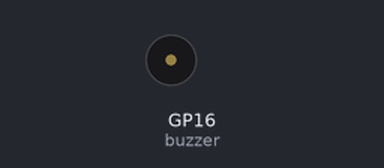
Bench run of a program on a simulated Raspberry Pi Pico running MicroPython. Parts: buzzer (waves = sounding).

Above: at 0.5 s.
At 3.62 s:
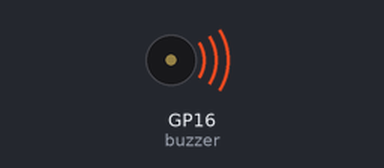
Timing chart, 0 to 4.0 s (numbered marks = the images above):
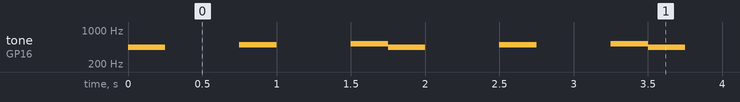

The program:

melody.py
```python
from machine import Pin, PWM
import utime

buzzer = PWM(Pin(16))

while True:
    def tone(pin,frequency,duration):
        pin.freq(frequency)
        pin.duty_u16(30000)
        utime.sleep_ms(duration)
        pin.duty_u16(0)

    tone(buzzer,440,250)
    utime.sleep_ms(500)
    tone(buzzer,494,250)
    utime.sleep_ms(500)
    tone(buzzer,523,250)
```

Measured:
- by itself, tone on GP16 (buzzer): repeats every 1.8 s: silent 0.50 s, 494 Hz 0.25 s, silent 0.50 s, 523 Hz 0.25 s, 440 Hz 0.25 s
